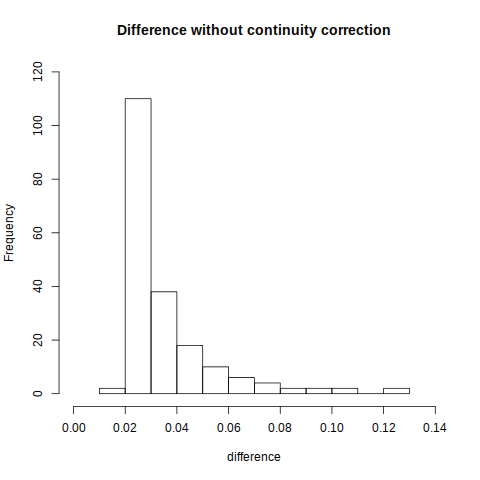

Write R code to recreate this figure.
png('prob3b1.png')
hist(both[, 1], main = 'Difference without continuity correction',
  xlab = 'difference', xlim = c(0, 0.14), ylim = c(0, 120))
dev.off()

png('prob3b2.png')
hist(both[, 2], main = 'Difference with continuity correction',
  xlab = 'difference', xlim = c(0, 0.0012), ylim = c(0, 200))
dev.off()
